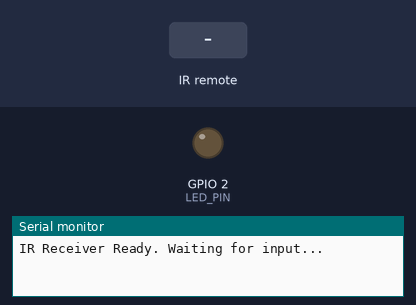
Recording of a sketch running on a simulated ESP8266 (NodeMCU). Shown: output pins drawn as LEDs (lit = HIGH), the last lines printed to the serial monitor. The test bench sets the inputs (shaded band).

Above: at 1.2 s.
1.3 s: infrared code 0xFFA25D received
At 1.8 s:
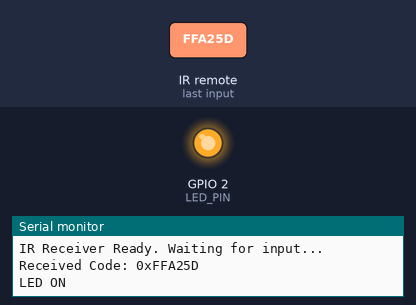
2.8 s: infrared code 0xFF629D received
At 4.2 s:
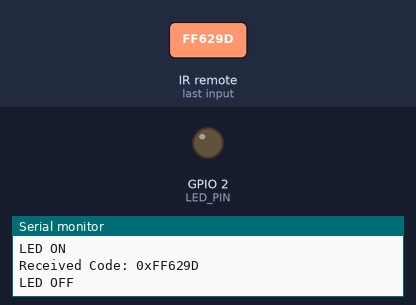
Timing chart, 0 to 5.8 s (numbered marks = the images above; inputs shaded):
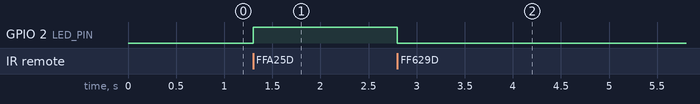

Measured:
- after the input at 1.3 s, GPIO 2 (LED_PIN): LOW → HIGH at once
- after the input at 2.8 s, GPIO 2 (LED_PIN): HIGH → LOW at once

The sketch:

main.ino
```cpp
#include <IRremoteESP8266.h>
#include <IRrecv.h>
#include <IRutils.h>

const uint16_t RECV_PIN = 23;  // TSOP1738 OUT to GPIO23
const int LED_PIN = 2;         // Built-in LED or external

IRrecv irrecv(RECV_PIN);
decode_results results;

void setup() {
  Serial.begin(115200);
  irrecv.enableIRIn();
  pinMode(LED_PIN, OUTPUT);
  digitalWrite(LED_PIN, LOW);
  Serial.println("IR Receiver Ready. Waiting for input...");
}

void loop() {
  if (irrecv.decode(&results)) {
    uint32_t code = results.value;
    Serial.print("Received Code: 0x");
    Serial.println(code, HEX);

    // Replace with your own remote codes
    if (code == 0xFFA25D) {         // POWER button (example)
      digitalWrite(LED_PIN, HIGH);  // LED ON
      Serial.println("LED ON");
    }
    else if (code == 0xFF629D) {    // VOL+ button (example)
      digitalWrite(LED_PIN, LOW);   // LED OFF
      Serial.println("LED OFF");
    }

    irrecv.resume();  // Receive next
  }
}
```
